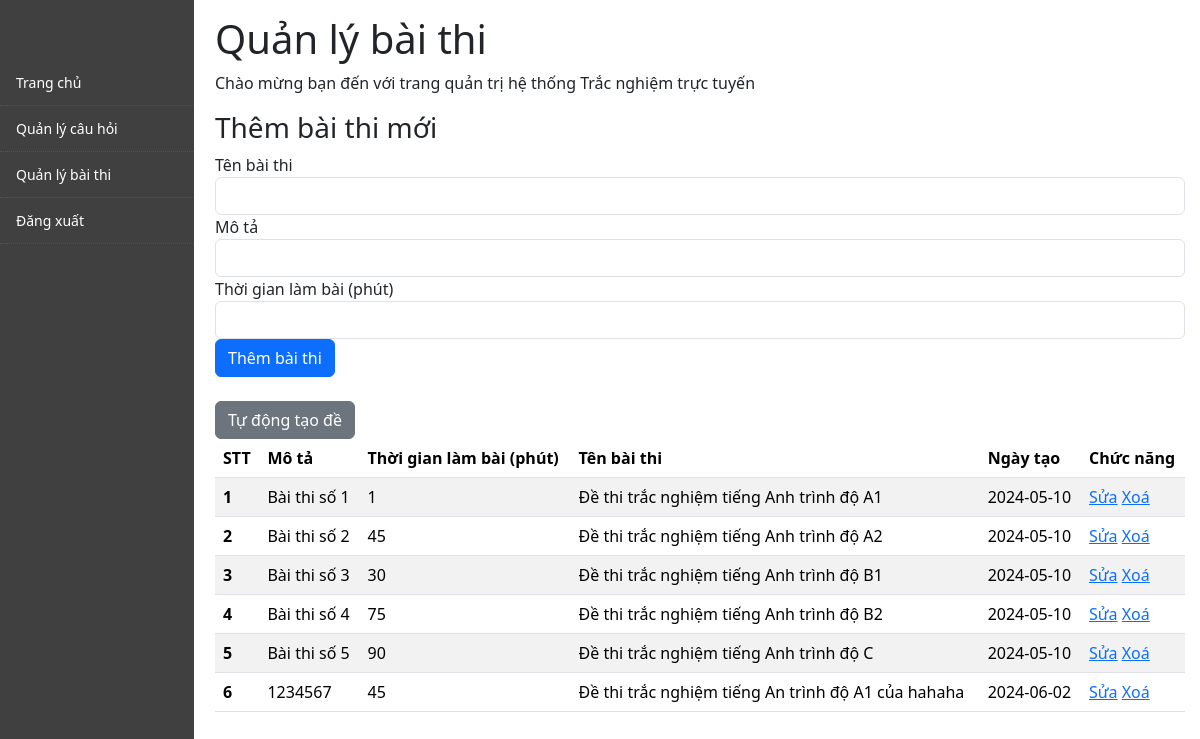
Page /Views/admin/quanlybaithi.php (signed in) on the committed database.
### tables this page shows
CREATE TABLE `baithi` (
  `MaBaiThi` int(11) NOT NULL,
  `MoTa` varchar(255) DEFAULT NULL,
  `ThoiGianLamBai` int(11) NOT NULL,
  `TenBaiThi` varchar(255) NOT NULL,
  `NgayTao` date NOT NULL
);

### Controller/Connection.php (called while the page is built, shortened)
<?php
class Connection
{
  private $serverName = "localhost";
  private $userName = "root";
  private $password = "";
  private $dbName = "tntienganh";
  public function __construct()
  {
    $this->conn = new PDO("mysql:host=$this->serverName;dbname=$this->dbName", $this->userName, $this->password);
  }
}

### Controller/QuanLyBaiThi.php (called while the page is built, shortened)
<?php
include 'Connection.php';
$connection = new Connection();
function getExam()
{
    $sql = "SELECT * FROM baithi";
    global $connection;
    $stmt = $connection->conn->prepare($sql);
    $stmt->execute();
    $result = $stmt->fetchAll(PDO::FETCH_ASSOC);
    return $result;
}

### Views/admin/quanlybaithi.php (the view, shortened to what this page needs)
<?php
include 'header.php';
include '../../Controller/QuanLyBaiThi.php';
$result = getExam();
?>
<link href="https://cdn.jsdelivr.net/npm/bootstrap@5.3.3/dist/css/bootstrap.min.css" rel="stylesheet">
<link rel="stylesheet" href="https://cdn.datatables.net/2.0.8/css/dataTables.dataTables.css" />
<link rel="stylesheet" href="https://cdn.datatables.net/1.11.6/css/dataTables.bootstrap5.min.css" />
<div id="content-wrapper">
  <div id="content">
    <h1>Quản lý bài thi</h1>
    <p>Chào mừng bạn đến với trang quản trị hệ thống Trắc nghiệm trực tuyến</p>
    <form method="post" class="mb-4">
      <h3>Thêm bài thi mới</h3>
      <div class="form-group">
        <label for="tenbaithi">Tên bài thi</label>
        <input type="text" class="form-control" id="tenbaithi" name="tenbaithi" required>
      </div>
      <div class="form-group">
        <label for="mota">Mô tả</label>
        <input type="text" class="form-control" id="mota" name="mota" required>
      </div>
      <div class="form-group">
        <label for="thoigian">Thời gian làm bài (phút)</label>
        <input type="number" class="form-control" id="thoigian" name="thoigian" required>
      </div>
      <button type="submit" class="btn btn-primary" name="add_exam">Thêm bài thi</button>
    </form>
    <a href="themRandomCauHoi.php" class="btn btn-secondary">Tự động tạo đề</a>
    <table class="table table-striped" id="myTable">
      <thead class="thead-dark">
        <tr>
          <th scope="col">STT</th>
          <th scope="col">Mô tả</th>
          <th scope="col">Thời gian làm bài (phút)</th>
          <th scope="col">Tên bài thi</th>
          <th scope="col">Ngày tạo</th>
          <th scope="col">Chức năng</th>
        </tr>
      </thead>
      <tbody>
        <?php if (!empty($result)) {
          $i = 1;
          foreach ($result as $exam) { ?>
            <tr>
              <th scope="row"><?php echo $i++; ?></th>
              <td><?php echo htmlspecialchars($exam['MoTa']); ?></td>
              <td><?php echo htmlspecialchars($exam['ThoiGianLamBai']); ?></td>
              <td><?php echo htmlspecialchars($exam['TenBaiThi']); ?></td>
              <td><?php echo htmlspecialchars($exam['NgayTao']); ?></td>
              <td>
                <a href="quanlychitietbaithi.php?id=<?php echo $exam['MaBaiThi']; ?>">Sửa</a>
                <a href="?delete_exam=<?php echo $exam['MaBaiThi']; ?>" onclick="return confirm('Bạn có chắc chắn muốn xoá bài thi này không?')">Xoá</a>
              </td>
            </tr>
        <?php }
        } else {
          echo "<tr><td colspan='6'>Không có dữ liệu</td></tr>";
        } ?>
      </tbody>
    </table>
  </div>

### Views/admin/header.php (shortened to what this page needs)
<link rel="stylesheet" href="../../Styles/admin.css">
<link rel="stylesheet" href="https://cdnjs.cloudflare.com/ajax/libs/font-awesome/6.5.2/css/all.min.css">
<div id="responsive-admin-menu">
	<div id="logo"></div>
	<div id="menu">
			<a href="./index.php" title="Dashboard"><i class="icon-dashboard"></i><span> Trang chủ</span></a>
			<a href="./quanlycauhoi.php" title="Quản lý câu hỏi"><i class="icon-bullhorn"></i><span>Quản lý câu hỏi</span></a>
			<a href="./quanlybaithi.php" title="Quản lý bài thi"><i class="icon-file-alt"></i><span>Quản lý bài thi</span></a>
			<a href="../../Controller/logoutAdmin.php" title="Admin Tools"><i class="icon-cogs"></i><span>  Đăng xuất</span></a>
	</div>
</div>

### Styles/admin.css (style rules this page uses)
#responsive-admin-menu { float: left; width: max-content; background-color: #404040; height: 100%; position: relative; overflow: hidden; left: 0px; min-height: 500px; }
#content-wrapper { margin-left: 200px; background-color: #ffffff; height: max-content; padding: 15px; overflow: auto; margin-top: 0; }
#responsive-admin-menu #logo { background-position: -0px -36px; width: 174px; height: 40px; margin: 10px; background: url('https://assets.codepen.io/assets/footer/codepen-logo-midgray.svg') no-repeat; -webkit-background-size: 146.66667px 25.83333px; background-size: 146.66667px 25.83333px; }
#responsive-admin-menu #menu { width: 100%; }
#responsive-admin-menu #menu a { border-bottom: 1px dotted #52535a; font-size: 14px; text-decoration: none; display: block; padding: 12px; color: #FFFFFF; position: relative; font-weight: 400; overflow: hidden; }
#responsive-admin-menu #menu i { width: 16px; padding-right: 4px; }

### rows in the picture
baithi: MoTa "Bài thi số 1", ThoiGianLamBai "1", TenBaiThi "Đề thi trắc nghiệm tiếng Anh trình độ A1", NgayTao "2024-05-10"
baithi: MoTa "Bài thi số 2", ThoiGianLamBai "45", TenBaiThi "Đề thi trắc nghiệm tiếng Anh trình độ A2", NgayTao "2024-05-10"
baithi: MoTa "Bài thi số 3", ThoiGianLamBai "30", TenBaiThi "Đề thi trắc nghiệm tiếng Anh trình độ B1", NgayTao "2024-05-10"
baithi: MoTa "Bài thi số 4", ThoiGianLamBai "75", TenBaiThi "Đề thi trắc nghiệm tiếng Anh trình độ B2", NgayTao "2024-05-10"
baithi: MoTa "Bài thi số 5", ThoiGianLamBai "90", TenBaiThi "Đề thi trắc nghiệm tiếng Anh trình độ C", NgayTao "2024-05-10"
baithi: MoTa "1234567", ThoiGianLamBai "45", TenBaiThi "Đề thi trắc nghiệm tiếng An trình độ A1 của hahaha", NgayTao "2024-06-02"
